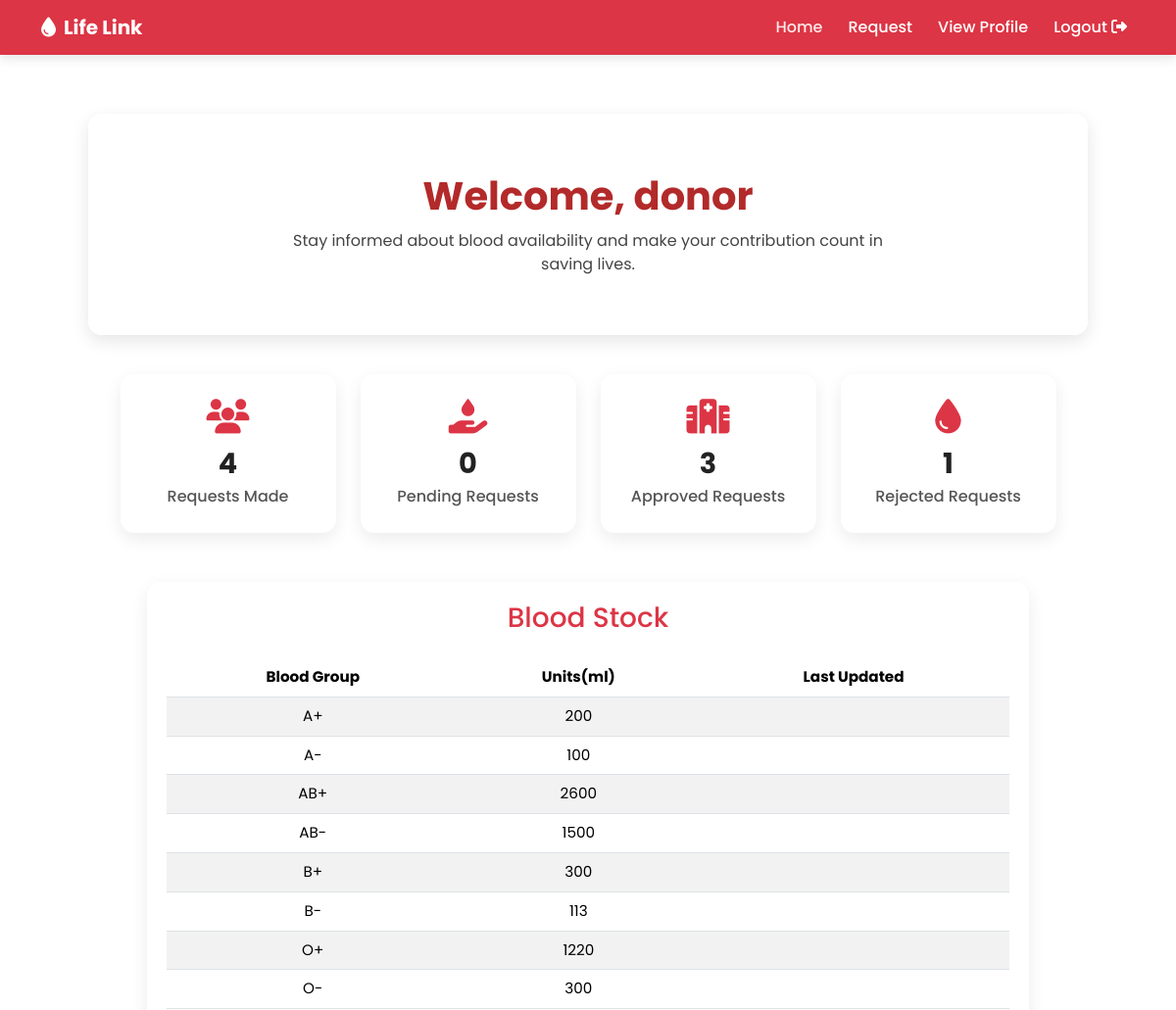
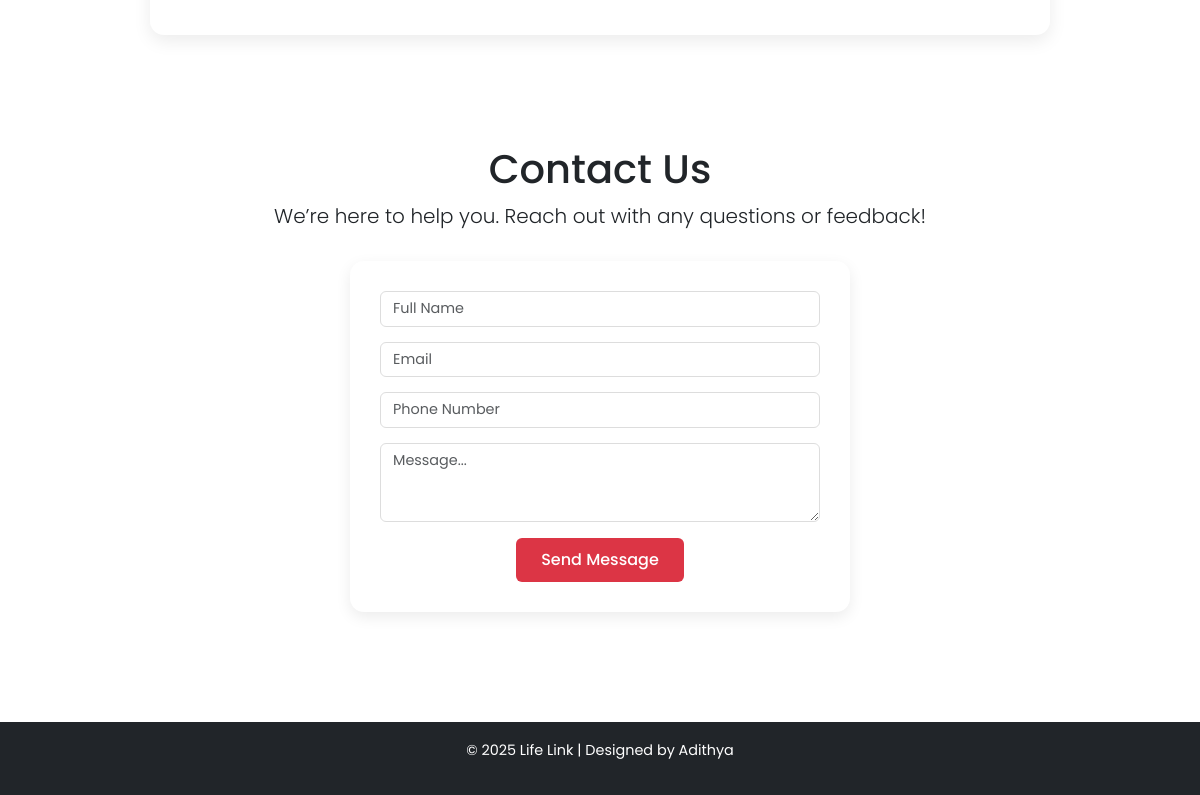
The app's page /patienthome/ (signed in) with its own data (2 pictures, top to bottom).
### blood_bank_app/models.py (models this page shows, shortened)
class BloodStock(models.Model):
    BLOOD_GROUP = BLOOD_GROUP_CHOICES
    blood_group = models.CharField(max_length=5,choices=BLOOD_GROUP_CHOICES, unique=True)
    units = models.PositiveIntegerField(default=0)
    collected_date = models.DateField(default=date.today)
    expiry_date = models.DateField(blank=True, null=True)

### blood_bank_app/views.py (the view)
# urls.py: path('patienthome/', views.patient_home, name='patienthome'),
@login_required
def patient_home(request):
    patient_requests = BloodRequest.objects.filter(user=request.user)
    context = {
        'stocks': BloodStock.objects.all().order_by('blood_group'),
        'total_requests': patient_requests.count(),
        'pending_requests': patient_requests.filter(status='Pending').count(),
        'approved_requests': patient_requests.filter(status='Accepted').count(),
        'rejected_requests': patient_requests.filter(status='Rejected').count(),
        'username': request.user.username,
    }
    return render(request, 'patient/patient_home.html', context)

### blood_bank_app/templates/patient/patient_home.html (shortened to what this page needs)
<!DOCTYPE html>
<html lang="en">
<head>
  <link href="https://cdn.jsdelivr.net/npm/bootstrap@5.3.3/dist/css/bootstrap.min.css" rel="stylesheet">
  <link rel="stylesheet" href="https://cdnjs.cloudflare.com/ajax/libs/font-awesome/6.4.2/css/all.min.css">
</head>
<body>
  <nav class="navbar navbar-expand-lg navbar-dark">
    <div class="container">
      <a class="navbar-brand fw-bold" href="#">
        <i class="fa-solid fa-droplet me-2"></i>Life Link
      </a>
      <div class="collapse navbar-collapse" id="navbarNav">
        <ul class="navbar-nav ms-auto">
          <li class="nav-item"><a class="nav-link active" href="{% url 'patienthome' %}">Home</a></li>
          <li class="nav-item"><a class="nav-link" href="{% url 'requestform' %}">Request</a></li>
          <li class="nav-item"><a class="nav-link" href="{% url 'patient_profile_view' %}">View Profile</a></li>
          <li class="nav-item">
            <a class="nav-link logout" href="{% url 'logout' %}" onclick="return confirmLogout()">
              Logout <i class="fa-solid fa-right-from-bracket"></i>
            </a>
          </li>
        </ul>
      </div>
    </div>
  </nav>
  <section class="hero">
    <h1>Welcome, {{ username }}</h1>
    <p>Stay informed about blood availability and make your contribution count in saving lives.</p>
  </section>
  <div class="summary-cards">
    <div class="summary-card">
      <i class="fa-solid fa-users"></i>
      <p class="count-number">{{ total_requests }}</p>
      <p>Requests Made</p>
    </div>
    <div class="summary-card">
      <i class="fa-solid fa-hand-holding-droplet"></i>
      <p class="count-number">{{ pending_requests }}</p>
      <p>Pending Requests</p>
    </div>
    <div class="summary-card">
      <i class="fa-solid fa-hospital"></i>
      <p class="count-number">{{ approved_requests }}</p>
      <p>Approved Requests</p>
    </div>
    <div class="summary-card">
      <i class="fa-solid fa-droplet"></i>
      <p class="count-number">{{ rejected_requests }}</p>
      <p>Rejected Requests</p>
    </div>
  </div>
  <div class="table-container">
    <h3 class="text-center text-danger mb-4">Blood Stock</h3>
    <div class="table-responsive">
      <table class="table table-striped align-middle">
        <thead>
          <tr>
            <th>Blood Group</th>
            <th>Units(ml)</th>
            <th>Last Updated</th>
          </tr>
        </thead>
        <tbody>
          {% for stock in stocks %}
          <tr>
            <td>{{ stock.blood_group }}</td>
            <td>{{ stock.units }}</td>
            <td>{{ stock.last_updated|date:"Y-m-d" }}</td>
          </tr>
          {% empty %}
          <tr>
            <td colspan="3">No stock records found.</td>
          </tr>
          {% endfor %}
        </tbody>
      </table>
    </div>
  </div>
  <section class="contact-section">
    <div class="container">
      <h1>Contact Us</h1>
      <p class="lead mt-2">We’re here to help you. Reach out with any questions or feedback!</p>
      <div class="contact-card">
        <form method="post">
          <input type="text" name="fname" class="form-control" placeholder="Full Name" required>
          <input type="email" name="email" class="form-control" placeholder="Email" required>
          <input type="tel" name="phonenum" class="form-control" placeholder="Phone Number" required>
          <textarea name="message" class="form-control" rows="3" placeholder="Message..." required></textarea>
          <div class="text-center mt-3">
            <button type="submit" class="btn btn-submit">Send Message</button>
          </div>
        </form>
      </div>
    </div>
  </section>
  <footer>
    <p>© 2025 Life Link | Designed by Adithya</p>
  </footer>
</body>
</html>

### blood_bank_app/templates/patient/patient_home.html (style rules this page uses)
body { font-family: 'Poppins', sans-serif; background: url('https://images.unsplash.com/photo-1625134673209-883c8a0f3c80?auto=format&fit=crop&w=1920&q=80') no-repeat center center/cover; background-attachment: fixed; position: relative; min-height: 100vh; }
body::before { content: ""; position: fixed; inset: 0; background: rgba(255, 255, 255, 0.92); z-index: -1; }
.navbar { background-color: #dc3545; box-shadow: 0 4px 10px rgba(0,0,0,0.1); }
.navbar .nav-link { color: #fff !important; font-weight: 500; margin-left: 10px; transition: 0.3s; }
.navbar .nav-link:hover, .navbar .nav-link.active { color: #ffeaea !important; }
.hero { background: rgba(255, 255, 255, 0.95); border-radius: 14px; box-shadow: 0 6px 18px rgba(0,0,0,0.1); padding: 60px 40px; margin: 60px auto 40px; text-align: center; width: 85%; backdrop-filter: blur(6px); }
.hero h1 { font-weight: 700; color: #b32a2a; font-size: 2.5rem; margin-bottom: 10px; }
.hero p { color: #444; font-size: 1rem; max-width: 650px; margin: 0 auto; }
.summary-cards { display: flex; flex-wrap: wrap; justify-content: center; gap: 25px; margin-top: 30px; }
.summary-card { background: #fff; border-radius: 14px; box-shadow: 0 6px 18px rgba(0,0,0,0.08); padding: 25px 20px; width: 220px; text-align: center; transition: all 0.3s ease; }
.summary-card i { font-size: 2.2rem; color: #dc3545; margin-bottom: 10px; }
.summary-card .count-number { font-size: 1.8rem; font-weight: 700; color: #222; }
.summary-card p { margin: 0; font-weight: 500; color: #555; }
.table-container { margin: 50px auto; max-width: 900px; background: #fff; border-radius: 14px; box-shadow: 0 6px 18px rgba(0,0,0,0.08); padding: 20px; }
table { width: 100%; border-collapse: collapse; }
thead { background-color: #dc3545; color: #fff; }
th, td { padding: 12px 15px; text-align: center; font-size: 0.95rem; }
.contact-section { background: rgba(255, 255, 255, 0.9); padding: 60px 20px; text-align: center; backdrop-filter: blur(4px); margin-top: 50px; }
.contact-card { max-width: 500px; margin: 30px auto 0; background: #fff; border-radius: 14px; box-shadow: 0 5px 15px rgba(0,0,0,0.08); padding: 30px; }
.contact-card input, .contact-card textarea { font-size: 0.9rem; border-radius: 6px; border: 1px solid #ddd; margin-bottom: 15px; }
.btn-submit { background-color: #dc3545; border: none; color: #fff; font-weight: 500; padding: 10px 25px; border-radius: 6px; transition: 0.3s; }
footer { background-color: #212529; color: #fff; padding: 18px 0; font-size: 0.9rem; margin-top: 50px; text-align: center; }

### records on screen
BloodStock: blood_group "A+", units "200"
BloodStock: blood_group "A-", units "100"
BloodStock: blood_group "AB+", units "2600"
BloodStock: blood_group "AB-", units "1500"
BloodStock: blood_group "B+", units "300"
BloodStock: blood_group "B-", units "113"
BloodStock: blood_group "O+", units "1220"
BloodStock: blood_group "O-", units "300"

### other values on screen
{{ username }} "donor"
{{ total_requests }} "4"
{{ pending_requests }} "0"
{{ approved_requests }} "3"
{{ rejected_requests }} "1"
